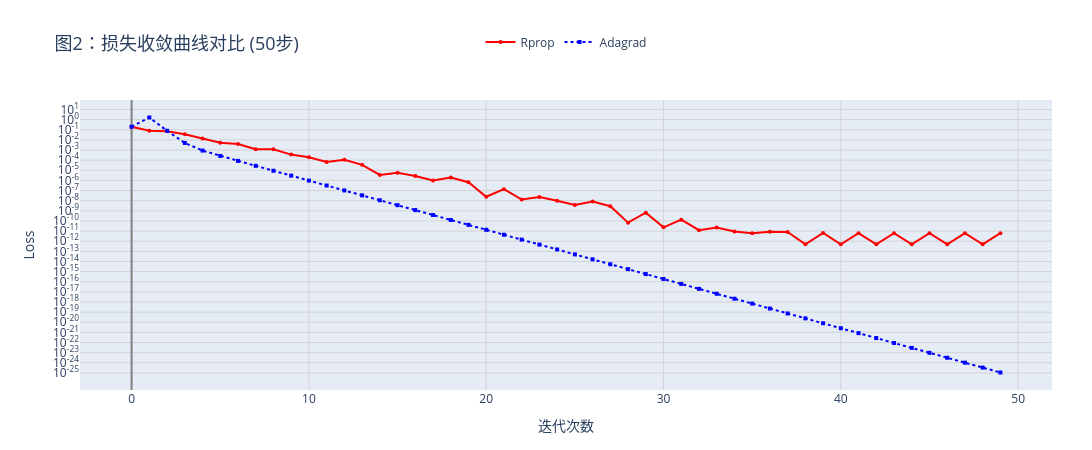

Here is the notebook cell this chart was saved with:
### Markdown cell above
### 图1 解读

1. **地形适应性差异**：
   - **Rprop** 在陡峭的 θ₂ 方向容易"用力过猛"，导致来回震荡（事后刹车效应）。它倾向于直接切向山谷底部，但会在底部产生冗余的上下弹跳。
   - **Adagrad** 通过累加历史梯度平方，在陡峭方向自动快速缩小学习率。它没有在 θ₂ 方向过度震荡，而是先经历一个初始的"下坠"后，迅速调整策略，沿着平缓的山谷底部平滑滑向最优点。

2. **"事后刹车"与"事前缩放"的直观展现**：
   - 红线的锯齿状正是 Rprop **"事后刹车"** 的体现——只有跨过了谷底（符号反转），才知道步子太大。
   - 蓝色虚线的平滑下坠和最终收敛，展示了 Adagrad **"事前缩放"** 的优势——利用梯度大小直接控制学习率，避免了盲目跨越。

3. **最终收敛位置**：
   - **Rprop** 虽然到达了原点附近，但路径充满波折，收敛精度受限。
   - **Adagrad** 路径更平滑，在相同的50步内，其最终位置更准确地逼近了全局最优点。

### Code cell
# ============================================================
# 代码块13：算例二 —— 图2：损失收敛曲线对比
# ============================================================

print("\n📊 生成图2：损失收敛曲线对比...")

# 创建图形对象
fig2 = go.Figure()

# 添加 Rprop 损失曲线（红色）
fig2.add_trace(go.Scatter(
    x=list(range(len(rprop_loss))), y=rprop_loss,  # x轴：迭代次数，y轴：损失值
    mode='lines+markers',
    name='Rprop',
    line=dict(color='red', width=2, dash='solid'),
    marker=dict(size=4, color='red', symbol='circle')
))

# 添加 Adagrad 损失曲线（蓝色）
fig2.add_trace(go.Scatter(
    x=list(range(len(adagrad_loss))), y=adagrad_loss,
    mode='lines+markers',
    name='Adagrad',
    line=dict(color='blue', width=2, dash='dot'),
    marker=dict(size=4, color='blue', symbol='square')
))

# ============================================================
# 自动生成对数坐标刻度（使用上标显示）
# ============================================================
import math

# 获取数据中的最小和最大 Loss 值
min_loss = min(np.min(rprop_loss), np.min(adagrad_loss))
max_loss = max(np.max(rprop_loss), np.max(adagrad_loss))

# 计算需要的指数范围（向下取整和向上取整）
min_exp = int(math.floor(math.log10(min_loss)))  # 最小指数
max_exp = int(math.ceil(math.log10(max_loss)))  # 最大指数

# 自动生成刻度值和标签（使用 HTML <sup> 上标标签）
tickvals = [10**i for i in range(min_exp, max_exp + 1)]  # 刻度值：10^i
ticktext = [f'10<sup>{i}</sup>' for i in range(min_exp, max_exp + 1)]  # 刻度标签：10ⁱ

# 设置图表布局
fig2.update_layout(
    title=dict(text='图2：损失收敛曲线对比 (50步)', font=dict(size=18)),
    xaxis_title='迭代次数', yaxis_title='Loss',
    yaxis=dict(
        type='log',  # 对数坐标
        tickmode='array',
        tickvals=tickvals,
        ticktext=ticktext,  # 强制显示为 10<sup>-n</sup> 格式
        gridcolor='lightgray',
        zeroline=True,
        zerolinecolor='gray'
    ),
    xaxis=dict(gridcolor='lightgray', zeroline=True, zerolinecolor='gray'),
    width=width, height=PLOT_PARAMS['height_standard'],  # 使用标准高度
    legend=LEGEND_STYLE,
    margin=MARGIN_STYLE
)

fig2.show()  # 显示图表

### Figure 1 — Plotly figure (JSON) as saved in the notebook; plotly's stock layout.template omitted (floating-point values rounded to 4 significant figures)
{"data": [{"line": {"color": "red", "dash": "solid", "width": 2}, "marker": {"color": "red", "size": 4, "symbol": "circle"}, "mode": "lines+markers", "name": "Rprop", "type": "scatter", "x": [0, 1, 2, 3, 4, 5, 6, 7, 8, 9, 10, 11, 12, 13, 14, 15, 16, 17, 18, 19, 20, 21, 22, 23, 24, 25, 26, 27, 28, 29, 30, 31, 32, 33, 34, 35, 36, 37, 38, 39, 40, 41, 42, 43, 44, 45, 46, 47, 48, 49], "y": [0.2, 0.08144, 0.07017, 0.03572, 0.01366, 0.005145, 0.003921, 0.001179, 0.001208, 0.0003547, 0.0001945, 6.497e-05, 0.0001086, 3.438e-05, 3.443e-06, 5.811e-06, 2.711e-06, 9.856e-07, 1.966e-06, 6.57e-07, 2.431e-08, 1.36e-07, 1.286e-08, 2.323e-08, 1e-08, 3.823e-09, 8.213e-09, 2.82e-09, 6.807e-11, 6.442e-10, 2.337e-11, 1.339e-10, 1.219e-11, 2.305e-11, 8.951e-12, 6.074e-12, 8.632e-12, 8.07e-12, 4.879e-13, 6.553e-12, 4.879e-13, 6.184e-12, 4.879e-13, 6.156e-12, 4.879e-13, 6.156e-12, 4.879e-13, 6.156e-12, 4.879e-13, 6.156e-12]}, {"line": {"color": "blue", "dash": "dot", "width": 2}, "marker": {"color": "blue", "size": 4, "symbol": "square"}, "mode": "lines+markers", "name": "Adagrad", "type": "scatter", "x": [0, 1, 2, 3, 4, 5, 6, 7, 8, 9, 10, 11, 12, 13, 14, 15, 16, 17, 18, 19, 20, 21, 22, 23, 24, 25, 26, 27, 28, 29, 30, 31, 32, 33, 34, 35, 36, 37, 38, 39, 40, 41, 42, 43, 44, 45, 46, 47, 48, 49], "y": [0.2, 1.625, 0.08001, 0.004995, 0.0008831, 0.0002621, 8.469e-05, 2.764e-05, 9.031e-06, 2.951e-06, 9.645e-07, 3.152e-07, 1.03e-07, 3.366e-08, 1.1e-08, 3.595e-09, 1.175e-09, 3.84e-10, 1.255e-10, 4.101e-11, 1.34e-11, 4.38e-12, 1.431e-12, 4.678e-13, 1.529e-13, 4.996e-14, 1.633e-14, 5.336e-15, 1.744e-15, 5.699e-16, 1.862e-16, 6.087e-17, 1.989e-17, 6.501e-18, 2.124e-18, 6.943e-19, 2.269e-19, 7.415e-20, 2.423e-20, 7.919e-21, 2.588e-21, 8.458e-22, 2.764e-22, 9.034e-23, 2.952e-23, 9.648e-24, 3.153e-24, 1.03e-24, 3.367e-25, 1.101e-25]}], "layout": {"height": 450, "legend": {"bgcolor": "rgba(255,255,255,0)", "bordercolor": "rgba(255,255,255,0)", "borderwidth": 0, "font": {"size": 12}, "orientation": "h", "x": 0.5, "xanchor": "center", "y": 1.15, "yanchor": "bottom"}, "margin": {"b": 60, "l": 80, "r": 40, "t": 100}, "title": {"font": {"size": 18}, "text": "图2：损失收敛曲线对比 (50步)"}, "width": 1400, "xaxis": {"gridcolor": "lightgray", "title": {"text": "迭代次数"}, "zeroline": true, "zerolinecolor": "gray"}, "yaxis": {"gridcolor": "lightgray", "tickmode": "array", "ticktext": ["10<sup>-25</sup>", "10<sup>-24</sup>", "10<sup>-23</sup>", "10<sup>-22</sup>", "10<sup>-21</sup>", "10<sup>-20</sup>", "10<sup>-19</sup>", "10<sup>-18</sup>", "10<sup>-17</sup>", "10<sup>-16</sup>", "10<sup>-15</sup>", "10<sup>-14</sup>", "10<sup>-13</sup>", "10<sup>-12</sup>", "10<sup>-11</sup>", "10<sup>-10</sup>", "10<sup>-9</sup>", "10<sup>-8</sup>", "10<sup>-7</sup>", "10<sup>-6</sup>", "10<sup>-5</sup>", "10<sup>-4</sup>", "10<sup>-3</sup>", "10<sup>-2</sup>", "10<sup>-1</sup>", "10<sup>0</sup>", "10<sup>1</sup>"], "tickvals": [1e-25, 1e-24, 1e-23, 1e-22, 1e-21, 1e-20, 1e-19, 1e-18, 1e-17, 1e-16, 1e-15, 1e-14, 1e-13, 1e-12, 1e-11, 1e-10, 1e-09, 1e-08, 1e-07, 1e-06, 1e-05, 0.0001, 0.001, 0.01, 0.1, 1, 10], "title": {"text": "Loss"}, "type": "log", "zeroline": true, "zerolinecolor": "gray"}}}
